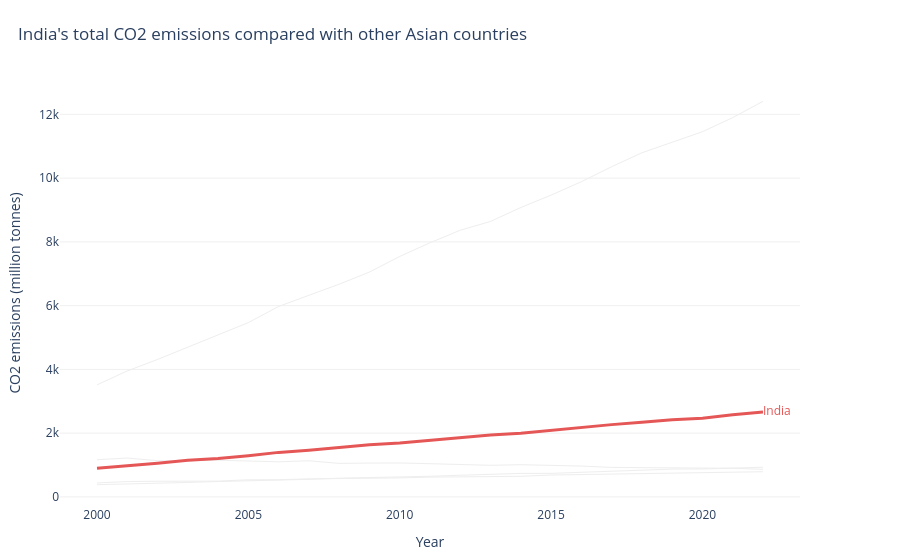

Write notebook code for a chart like this one.
### Markdown cell above
---
## Task 2 — A line chart showing CO2 emissions over time for all Asian countries in the dataset, with one country highlighted.

**same requirements as Task1**

### Code cell
# Task — Multi-series line with highlight
# YOUR CODE HERE

# Task 2: CO2 emissions over time for Asian countries

highlight_country = "India"

# Select Asian countries
asia = df[df["Region"].str.strip().str.lower() == "asia"].copy()

if asia.empty:
    raise ValueError(
        "No rows found for Region='Asia'. "
        "Check the region names using df['Region'].unique()."
    )

fig = go.Figure()

# Draw other Asian countries in light grey
for country, data in asia.groupby("Country"):
    data = data.sort_values("Year")

    if country == highlight_country:
        continue

    fig.add_trace(go.Scatter(
        x=data["Year"],
        y=data["CO2_Mt"],
        mode="lines",
        line=dict(color="#EEEEEE", width=1),
        showlegend=False,
        hovertemplate=(
            f"{country}<br>Year: %{{x}}"
            "<br>CO2 emissions: %{y:.2f} Mt<extra></extra>"
        )
    ))

# Highlight India
india = asia[asia["Country"] == highlight_country].sort_values("Year")

if india.empty:
    raise ValueError(
        "India was not found among Asian countries. "
        "Check the Country and Region values."
    )

fig.add_trace(go.Scatter(
    x=india["Year"],
    y=india["CO2_Mt"],
    mode="lines+text",
    line=dict(color="#E45756", width=3),
    text=[""] * (len(india) - 1) + [highlight_country],
    textposition="middle right",
    textfont=dict(size=12, color="#E45756"),
    showlegend=False,
    hovertemplate=(
        "India<br>Year: %{x}"
        "<br>CO2 emissions: %{y:.2f} Mt<extra></extra>"
    )
))

fig.update_layout(
    title=dict(
        text="India's total CO2 emissions compared with other Asian countries",
        x=0.02,
        xanchor="left"
    ),
    xaxis_title="Year",
    yaxis_title="CO2 emissions (million tonnes)",
    template="plotly_white",
    plot_bgcolor="white",
    paper_bgcolor="white",
    showlegend=False,
    margin=dict(l=60, r=100, t=80, b=50)
)

fig.update_xaxes(showgrid=False, showline=False, zeroline=False)
fig.update_yaxes(showgrid=True, gridcolor="#F0F0F0",
                 showline=False, zeroline=False)

fig.show()

### Figure 1 — Plotly figure (JSON) as saved in the notebook; plotly's stock layout.template omitted (floating-point values rounded to 4 significant figures)
{"data": [{"hovertemplate": "China<br>Year: %{x}<br>CO2 emissions: %{y:.2f} Mt<extra></extra>", "line": {"color": "#EEEEEE", "width": 1}, "mode": "lines", "showlegend": false, "type": "scatter", "x": [2000, 2001, 2002, 2003, 2004, 2005, 2006, 2007, 2008, 2009, 2010, 2011, 2012, 2013, 2014, 2015, 2016, 2017, 2018, 2019, 2020, 2021, 2022], "y": [3514.0, 3952.0, 4312.0, 4692.0, 5079.0, 5468.0, 5974.0, 6323.0, 6673.0, 7053.0, 7543.0, 7972.0, 8365.0, 8641.0, 9078.0, 9466.0, 9887.0, 10360.0, 10790.0, 11130.0, 11450.0, 11900.0, 12410.0]}, {"hovertemplate": "Indonesia<br>Year: %{x}<br>CO2 emissions: %{y:.2f} Mt<extra></extra>", "line": {"color": "#EEEEEE", "width": 1}, "mode": "lines", "showlegend": false, "type": "scatter", "x": [2000, 2001, 2002, 2003, 2004, 2005, 2006, 2007, 2008, 2009, 2010, 2011, 2012, 2013, 2014, 2015, 2016, 2017, 2018, 2019, 2020, 2021, 2022], "y": [382.8, 400.4, 430.7, 453.8, 482.6, 501.9, 533.0, 551.8, 586.6, 602.5, 614.5, 647.3, 680.1, 717.7, 736.3, 738.2, 768.8, 813.7, 834.8, 872.3, 876.5, 898.5, 930.5]}, {"hovertemplate": "Japan<br>Year: %{x}<br>CO2 emissions: %{y:.2f} Mt<extra></extra>", "line": {"color": "#EEEEEE", "width": 1}, "mode": "lines", "showlegend": false, "type": "scatter", "x": [2000, 2001, 2002, 2003, 2004, 2005, 2006, 2007, 2008, 2009, 2010, 2011, 2012, 2013, 2014, 2015, 2016, 2017, 2018, 2019, 2020, 2021, 2022], "y": [1166.0, 1220.0, 1136.0, 1131.0, 1151.0, 1127.0, 1101.0, 1133.0, 1050.0, 1061.0, 1064.0, 1042.0, 1005.0, 990.9, 1010.0, 996.6, 967.4, 925.1, 916.6, 914.5, 902.8, 898.1, 865.1]}, {"hovertemplate": "South Korea<br>Year: %{x}<br>CO2 emissions: %{y:.2f} Mt<extra></extra>", "line": {"color": "#EEEEEE", "width": 1}, "mode": "lines", "showlegend": false, "type": "scatter", "x": [2000, 2001, 2002, 2003, 2004, 2005, 2006, 2007, 2008, 2009, 2010, 2011, 2012, 2013, 2014, 2015, 2016, 2017, 2018, 2019, 2020, 2021, 2022], "y": [438.1, 481.5, 490.6, 490.8, 494.6, 537.2, 539.0, 566.1, 570.0, 585.4, 595.9, 620.6, 631.1, 649.6, 646.2, 686.5, 704.0, 706.0, 738.5, 750.8, 755.8, 777.3, 789.5]}, {"hovertemplate": "India<br>Year: %{x}<br>CO2 emissions: %{y:.2f} Mt<extra></extra>", "line": {"color": "#E45756", "width": 3}, "mode": "lines+text", "showlegend": false, "text": ["", "", "", "", "", "", "", "", "", "", "", "", "", "", "", "", "", "", "", "", "", "", "India"], "textfont": {"color": "#E45756", "size": 12}, "textposition": "middle right", "type": "scatter", "x": [2000, 2001, 2002, 2003, 2004, 2005, 2006, 2007, 2008, 2009, 2010, 2011, 2012, 2013, 2014, 2015, 2016, 2017, 2018, 2019, 2020, 2021, 2022], "y": [901.6, 974.6, 1056.0, 1146.0, 1205.0, 1291.0, 1396.0, 1466.0, 1542.0, 1637.0, 1687.0, 1774.0, 1865.0, 1945.0, 1994.0, 2092.0, 2177.0, 2267.0, 2345.0, 2419.0, 2466.0, 2580.0, 2661.0]}], "layout": {"margin": {"b": 50, "l": 60, "r": 100, "t": 80}, "paper_bgcolor": "white", "plot_bgcolor": "white", "showlegend": false, "title": {"text": "India's total CO2 emissions compared with other Asian countries", "x": 0.02, "xanchor": "left"}, "xaxis": {"showgrid": false, "showline": false, "title": {"text": "Year"}, "zeroline": false}, "yaxis": {"gridcolor": "#F0F0F0", "showgrid": true, "showline": false, "title": {"text": "CO2 emissions (million tonnes)"}, "zeroline": false}}}
